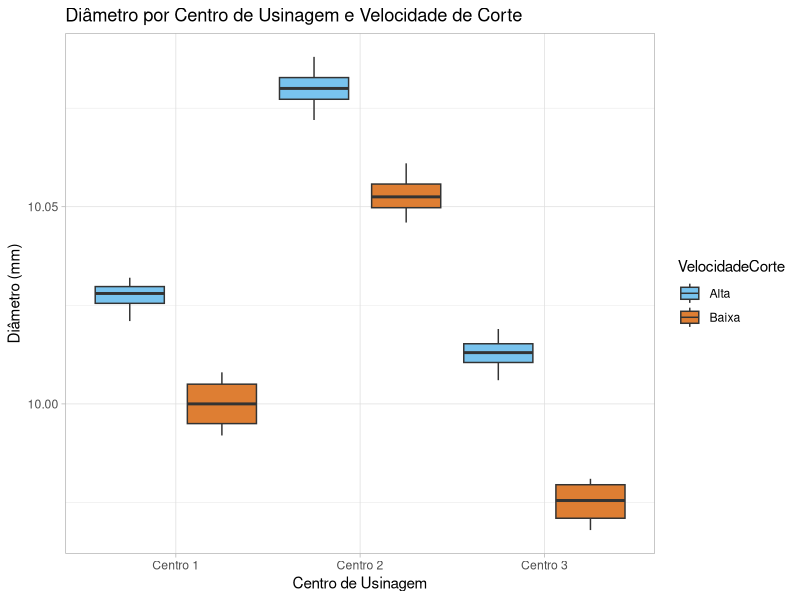
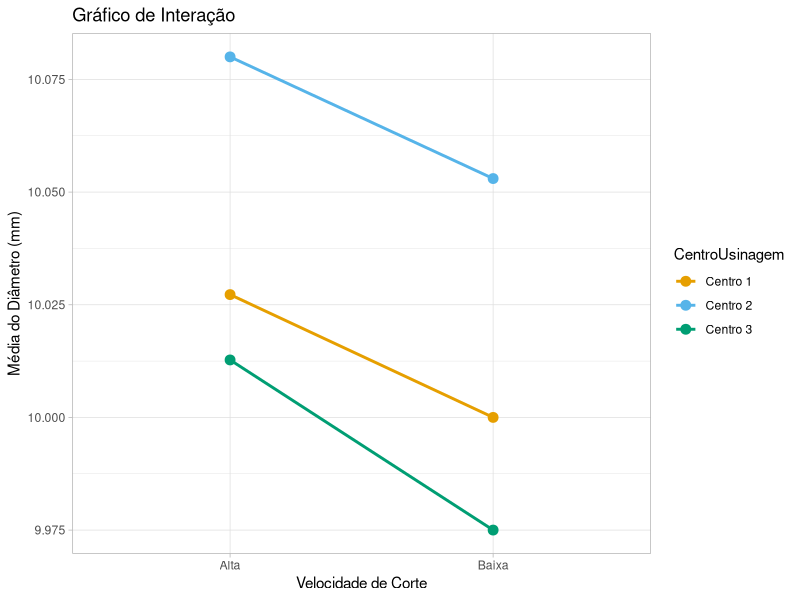
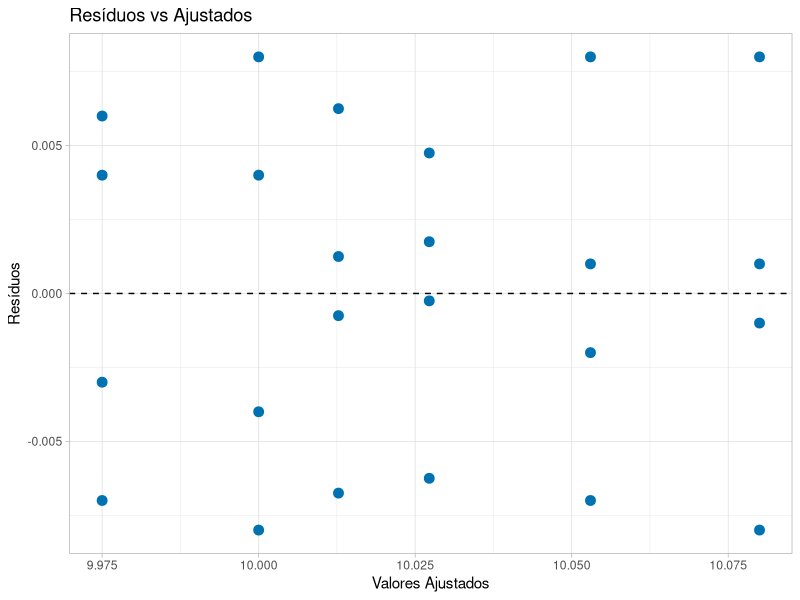
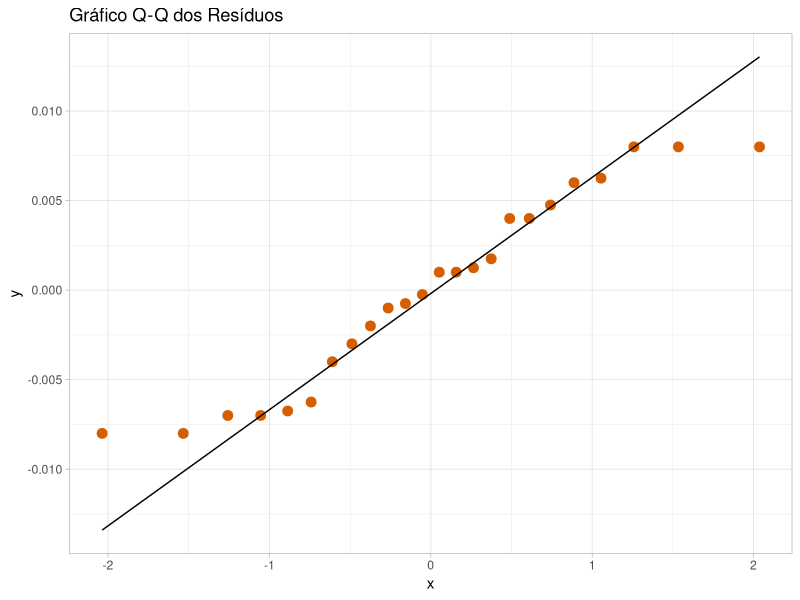

Reproduce these figures in R, in order.
#################################
# TWO-WAY ANOVA                 #  
# Anova de 2 vias - ANOVA2.xlsx #
#################################

# Evita notação científica
options(scipen = 999, digits = 6)

# Pacotes
library(ggplot2)
library(car)
library(readxl)

# Importa os dados
ANOVA2 <- read_excel("Dados/ANOVA2.xlsx")

# Preparação dos dados
ANOVA2$CentroUsinagem <- as.factor(ANOVA2$CentroUsinagem)
ANOVA2$VelocidadeCorte <- as.factor(ANOVA2$VelocidadeCorte)

# Paleta de cores
okabe_ito <- c(
  "#E69F00",
  "#56B4E9",
  "#009E73",
  "#F0E442",
  "#0072B2",
  "#D55E00",
  "#CC79A7",
  "#000000"
)

# Boxplots
ggplot(
  ANOVA2,
  aes(
    x = CentroUsinagem,
    y = Diametro_mm,
    fill = VelocidadeCorte
  )
) +
  geom_boxplot(
    alpha = 0.8,
    position = position_dodge(width = 1)
  ) +
  scale_fill_manual(
    values = c(
      okabe_ito[2],
      okabe_ito[6])
    ) +
  
  labs(
    title = "Diâmetro por Centro de Usinagem e Velocidade de Corte",
    x = "Centro de Usinagem",
    y = "Diâmetro (mm)"
  ) +
  theme_light()

# Gráfico de Interações
ggplot(
  ANOVA2,
  aes(
    x = VelocidadeCorte,
    y = Diametro_mm,
    color = CentroUsinagem,
    group = CentroUsinagem
  )
) +
  stat_summary(
    fun = mean,
    geom = "point",
    size = 3
  ) +
  stat_summary(
    fun = mean,
    geom = "line",
    linewidth = 1
  ) +
  scale_color_manual(
    values = okabe_ito[1:3]
  ) +
  
  labs(
    title = "Gráfico de Interação",
    x = "Velocidade de Corte",
    y = "Média do Diâmetro (mm)"
  ) +
  theme_light()

# Modelo Two-Way Anova
modelo_two_way <- aov(
  Diametro_mm ~ CentroUsinagem * VelocidadeCorte,
  data = ANOVA2
)

summary(modelo_two_way)

# Resíduos
residuos <- residuals(modelo_two_way)
ajustados <- fitted(modelo_two_way)

dados_residuos <- data.frame(
  Ajustados = ajustados,
  Residuos = residuos
)

# Resíduos vs. Valores Ajustados
ggplot(
  dados_residuos,
  aes(
    x = Ajustados,
    y = Residuos
  )
) +
  geom_point(size = 3, color = okabe_ito[5]) +
  geom_hline(
    yintercept = 0,
    linetype = "dashed"
  ) +
  labs(
    title = "Resíduos vs Ajustados",
    x = "Valores Ajustados",
    y = "Resíduos"
  ) +
  theme_light()

# Gráfico de Normalidade de Resíduos (Q-Q)
ggplot(
  data.frame(residuos),
  aes(sample = residuos)
) +
  stat_qq(
    color = okabe_ito[6],
    size = 3
  ) +
  stat_qq_line(color = "black") +
  labs(
    title = "Gráfico Q-Q dos Resíduos"
  ) +
  theme_light()

# Teste de Normalidade dos Resíduos
shapiro.test(residuos)

# Homoscedasticidade (Igualdade de Variâncias)
leveneTest(
  Diametro_mm ~ interaction(CentroUsinagem, VelocidadeCorte),
  data = ANOVA2
)

bartlett.test(
  Diametro_mm ~ interaction(CentroUsinagem, VelocidadeCorte),
  data = ANOVA2
)

# Pós-Teste: Tukey HSD
TukeyHSD(modelo_two_way)
